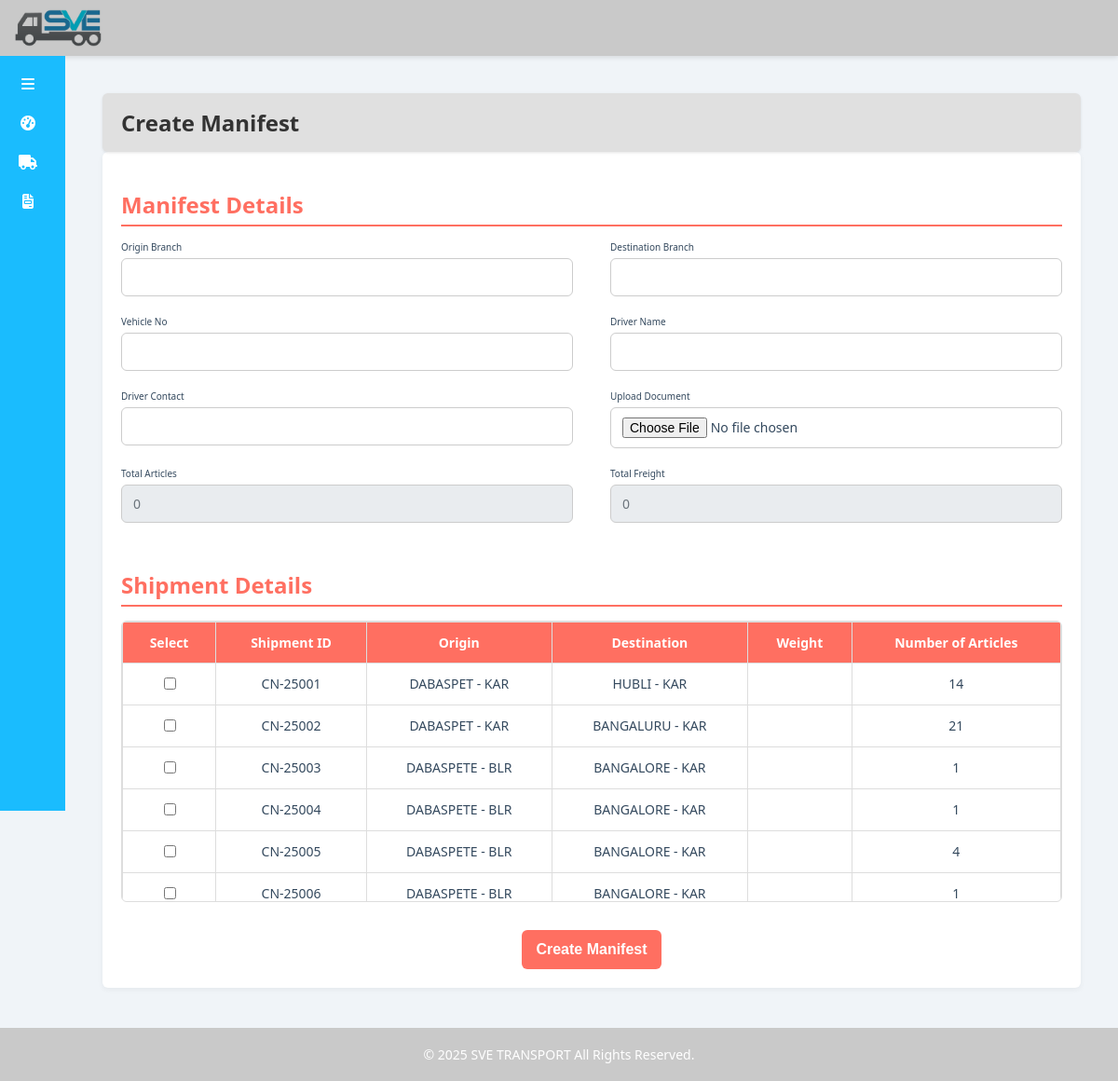
The page /manifest/create/ on the database as committed earlier.
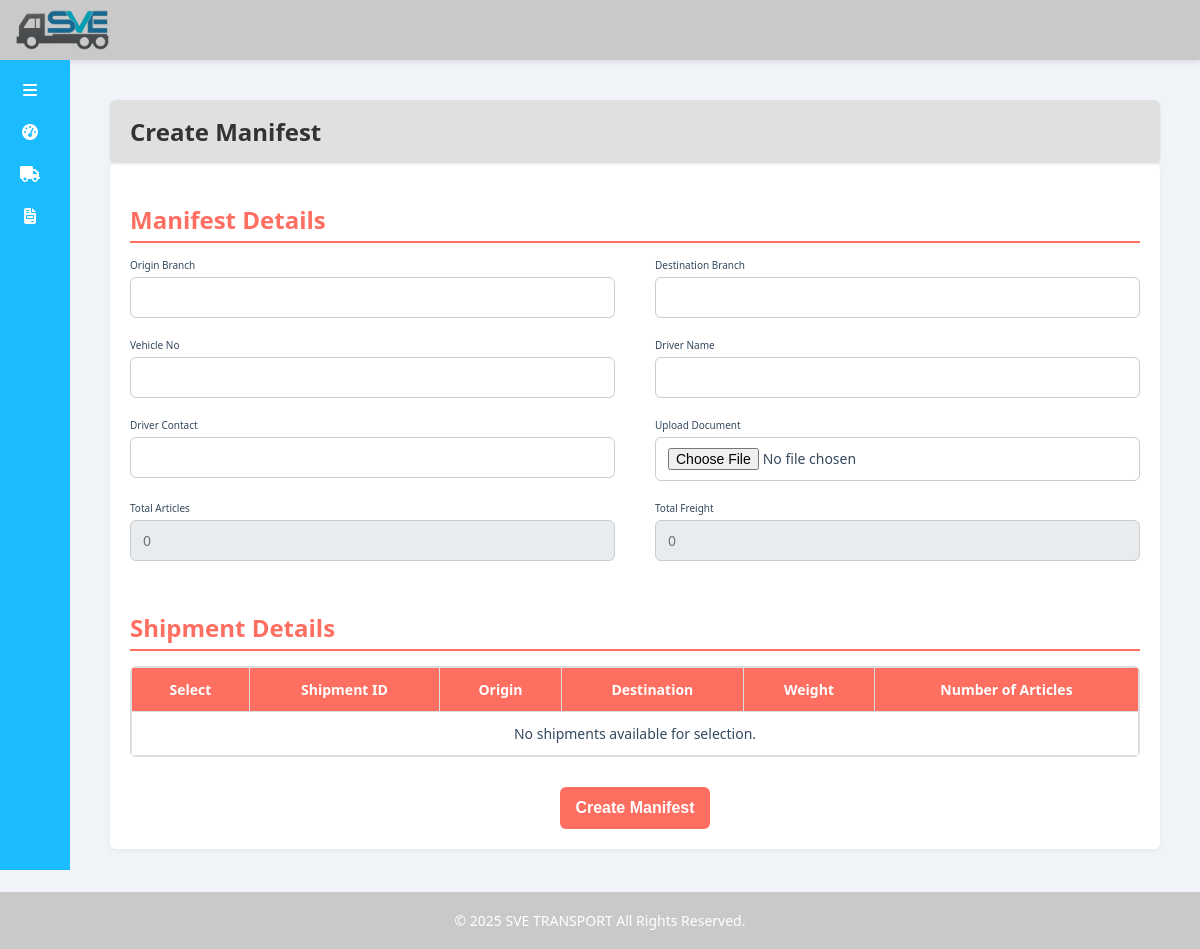
The same page on the database as committed later.
### main/models.py (models this page shows, shortened)
class Shipment(models.Model):
    objects = None
    PAYMENT_MODES = [
        ('TO-PAY', 'TO-PAY'),
        ('TBB', 'TBB'),
        ('PAID', 'PAID'),
        ('FOC', 'FOC'),
    ]
    STATUS_CHOICES = [
        ('Booked', 'Booked'),
        ('In Transit', 'In Transit'),
        ('Out For Delivery', 'Out For Delivery'),
        ('Delivered', 'Delivered'),
        ('Cancelled', 'Cancelled'),
    ]
    SHIPMENT_TYPES = [
        ('LTL', 'LTL'),
        ('FTL', 'FTL')
    ]
    consignment_no = models.CharField(max_length=50, unique=True, editable=False)
    date = models.DateField(default=timezone.now)
    freight = models.DecimalField(max_digits=10, decimal_places=2)
    shipment_type = models.CharField(max_length=10, choices=SHIPMENT_TYPES)
    payment_mode = models.CharField(max_length=10, choices=PAYMENT_MODES)
    origin = models.CharField(max_length=100)
    origin_pin = models.CharField(max_length=6)
    destination = models.CharField(max_length=100)
    destination_pin = models.CharField(max_length=6)
    vehicle_no = models.CharField(max_length=50)
    driver_details = models.CharField(max_length=100)
    billto_customer = models.ForeignKey(
        "CustomerMaster",
        on_delete=models.CASCADE,
        to_field="customer_id",   # ✅ point to customer_id
        db_column="billto_customer",  # ✅ column in Shipment table
        related_name="shipments",
        null=True,
        blank=True,
    )
    consignor_name = models.CharField(max_length=100)
    consignor_address = models.TextField()
    consignor_gst = models.CharField(max_length=20, blank=True, null=True)
    consignor_contact = models.CharField(max_length=20)
    consignee_name = models.CharField(max_length=100)
    consignee_address = models.TextField()
    consignee_gst = models.CharField(max_length=20, blank=True, null=True)
    consignee_contact = models.CharField(max_length=20)
    invoice_ref_number = models.CharField(max_length=500)
    boe_num = models.TextField(default=None)
    ewaybill_number = models.CharField(max_length=500, blank=True, null=True)
    value = models.DecimalField(max_digits=12, decimal_places=2)
    no_article = models.IntegerField(default=0)
    actual_weight = models.DecimalField(max_digits=12, decimal_places=2, default=0.0)
    charged_weight = models.DecimalField(max_digits=12, decimal_places=2, default=0.0)
    pack_type = models.CharField(max_length=50)
    status = models.CharField(max_length=20, choices=STATUS_CHOICES, default='Booked')
    estimated_delivery_date = models.DateField(null=True, blank=True)
    delivery_date = models.DateField(blank=True, null=True)
    pod_scan = models.FileField(upload_to='pod_scans/', blank=True, null=True)
    appointment_delivery = models.BooleanField(default=False)
    appointment_date = models.DateField(blank=True, null=True)
    remark = models.TextField(null=True, blank=True)
    pod_link = models.URLField(blank=True, null=True)

### main/views.py (the view)
# urls.py: path('manifest/create/', views.create_manifest, name='create_manifest'),
def create_manifest(request):
    if request.method == 'POST':
        form = ManifestForm(request.POST)
        if form.is_valid():
            form.save()
            return redirect('manifest_list')
    else:
        form = ManifestForm()
    return render(request, 'manifest_create.html', {'form': form,'pagename':'Create Manifest'})

### main/forms.py (shortened to what this page needs)
class ManifestForm(forms.ModelForm):
    class Meta:
        model = Manifest
        fields = '__all__'
    def __init__(self, *args, **kwargs):
        super().__init__(*args, **kwargs)
        self.fields['shipments'].widget = forms.CheckboxSelectMultiple()
        self.fields['shipments'].queryset = Shipment.objects.filter(status='Booked')

### templates/manifest_create.html (shortened to what this page needs)
{% extends "base.html" %}
{% load static %}
{% block content %}
    <form method="POST" enctype="multipart/form-data" action="{% url 'create_manifest' %}">
        <section class="manifest-details-section">
            <h2 class="section-title">Manifest Details</h2>
            <div class="manifest-details">
                <div>
                    <label for="{{ form.origin_branch.id_for_label }}">Origin Branch</label>
                    {{ form.origin_branch }}
                </div>
                <div>
                    <label for="{{ form.destination_branch.id_for_label }}">Destination Branch</label>
                    {{ form.destination_branch }}
                </div>
                <div>
                    <label for="{{ form.vehicle_no.id_for_label }}">Vehicle No</label>
                    {{ form.vehicle_no }}
                </div>
                <div>
                    <label for="{{ form.driver_name.id_for_label }}">Driver Name</label>
                    {{ form.driver_name }}
                </div>
                <div>
                    <label for="{{ form.driver_contact.id_for_label }}">Driver Contact</label>
                    {{ form.driver_contact }}
                </div>
                <div>
                    <label for="{{ form.document.id_for_label }}">Upload Document</label>
                    {{ form.document }}
                </div>
                <div>
                    <label for="total_articles">Total Articles</label>
                    <input type="text" id="total_articles" name="total_articles" value="{{ form.total_articles.value|default_if_none:'0' }}" readonly/>
                </div>
                <div>
                    <label for="total_freight">Total Freight</label>
                    <input type="text" id="total_freight" name="total_freight" value="{{ form.total_freight.value|default_if_none:'0.00' }}" readonly/>
                </div>
            </div>
        </section>
        <section class="shipment-details-section">
            <h2 class="section-title">Shipment Details</h2>
            <div class="shipment-table-wrapper">
                <table class="shipment-table">
                    <thead>
                        <tr>
                            <th>Select</th>
                            <th>Shipment ID</th>
                            <th>Origin</th>
                            <th>Destination</th>
                            <th>Weight</th>
                            <th>Number of Articles</th>
                        </tr>
                    </thead>
                    <tbody>
                        {% for shipment in form.fields.shipments.queryset %}
                        <tr>
                            <td style="text-align: center;">
                                <input type="checkbox" name="shipments" value="{{ shipment.id }}"
                                {% if shipment.id|stringformat:"s" in form.shipments.value|stringformat:"s" %} checked {% endif %}>
                            </td>
                            <td>{{ shipment.consignment_no }}</td>
                            <td>{{ shipment.origin }}</td>
                            <td>{{ shipment.destination }}</td>
                            <td>{{ shipment.weight }}</td>
                            <td>{{ shipment.no_article }}</td>
                        </tr>
                        {% empty %}
                        <tr>
                            <td colspan="6">No shipments available for selection.</td>
                        </tr>
                        {% endfor %}
                    </tbody>
                </table>
            </div>
        </section>
        <button type="submit" class="submit-button">Create Manifest</button>
    </form>
</div>
{% endblock %}

Rows that differ between the two databases and show on the page:
removed Shipment: consignment_no "CN-25001", origin "DABASPET - KAR", destination "HUBLI - KAR", no_article "14"
removed Shipment: consignment_no "CN-25002", origin "DABASPET - KAR", destination "BANGALURU - KAR", no_article "21"
removed Shipment: consignment_no "CN-25003", origin "DABASPETE - BLR", destination "BANGALORE - KAR", no_article "1"
removed Shipment: consignment_no "CN-25004", origin "DABASPETE - BLR", destination "BANGALORE - KAR", no_article "1"
removed Shipment: consignment_no "CN-25005", origin "DABASPETE - BLR", destination "BANGALORE - KAR", no_article "4"
removed Shipment: consignment_no "CN-25006", origin "DABASPETE - BLR", destination "BANGALORE - KAR", no_article "1"
Other text that changed with them:
text now shown: "No shipments available for selection."
